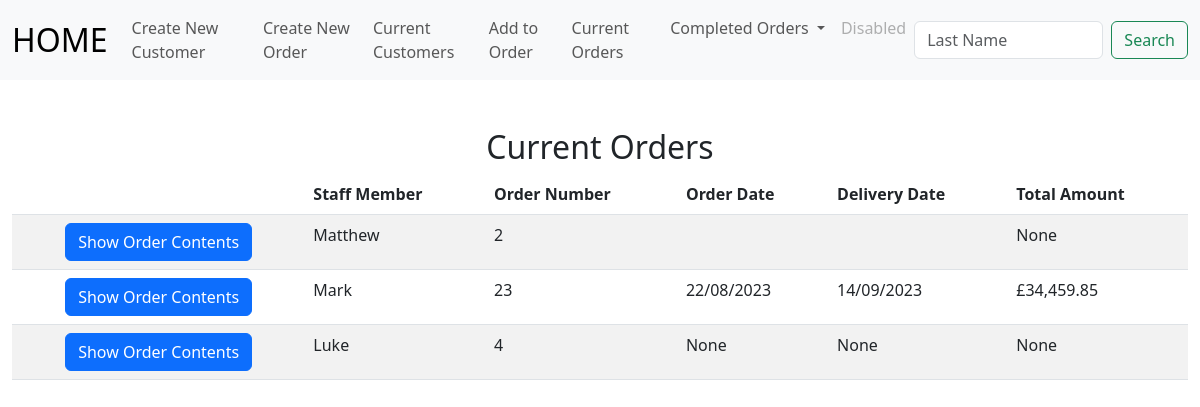
The app's page /open_orders, older data.
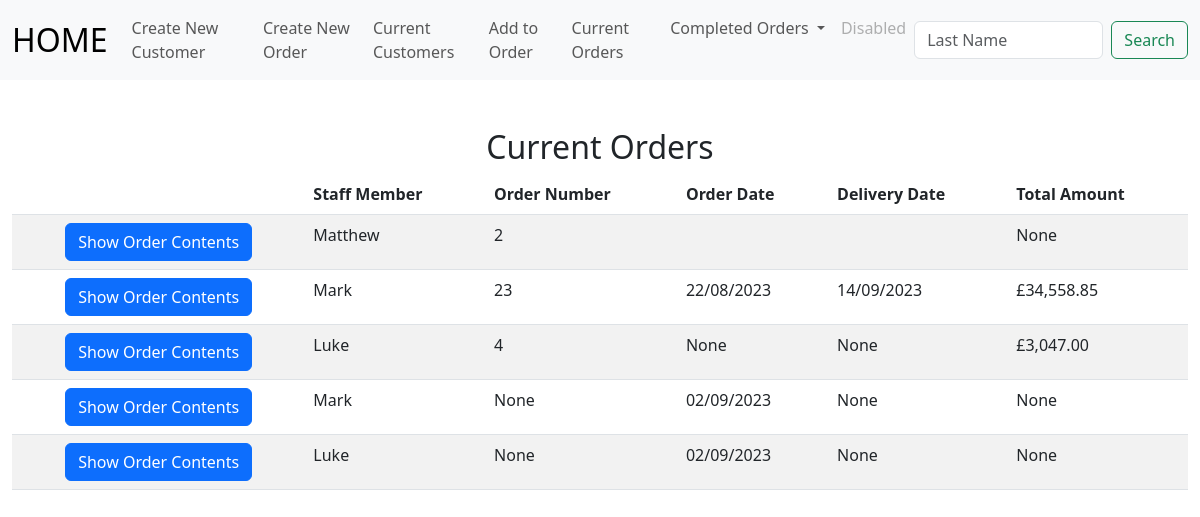
The same page, newer data.
### tables this page shows
CREATE TABLE orders(order_id INTEGER PRIMARY KEY AUTOINCREMENT NOT NULL,  cust_id INTEGER, order_no INTEGER, item_id INTEGER, staff_member TEXT, order_date DATETIME, completion TEXT, delivery_date DATETIME, colour_finish TEXT, extra_details TEXT, selling_price DECIMAL, del_col_take TEXT , quantity INTEGER, balance DECIMAL, deposit DECIMAL);

### app.py (the view)
@app.route("/open_orders", methods=["GET", "POST"])
def open_orders():
    if request.method == "POST":
        order_no = request.form.get("order_no")
        current = db.execute("SELECT * FROM orders WHERE order_no = (?);", order_no)
        for row in current:
            customer_id = row["cust_id"]
            staff_member = row["staff_member"]
            order_date = row["order_date"]
            item_id = row["item_id"]
        db.execute("INSERT INTO current_order(cust_id, staff_member, order_date, item_id, order_number) VALUES (?, ?, ?, ?, ?);", customer_id,  staff_member, order_date, item_id, order_no)
        return render_template("stock_list.html", order_no = order_no)
    else:
        ord_detail=db.execute("select * from orders;")
        return render_template("open_orders.html", ord_detail = ord_detail)

### app.py (called while the page is built)
@app.after_request
def after_request(response):
    response.headers["Cache-Control"] = "no-cache, no-store, must-revalidate"
    response.headers["Expires"] = 0
    response.headers["Pragma"] = "no-cache"
    return response

### templates/open_orders.html (shortened to what this page needs)
{% extends "layout.html" %}
{% block main %}
<div class="section">
    <h2>Current Orders</h2>
    <table class="table table-striped">
        <thead>
            <tr>
                <th></th>
                <th class="text-start">Staff Member</th>
                <th class="text-start">Order Number</th>
                <th class="text-start">Order Date</th>
                <th class="text-start">Delivery Date</th>
                <th class="text-start">Total Amount</th>
            </tr>
    </thead>
        <tbody>
            {% for row in ord_detail %}
            <tr>
                <form action="/show_content" method="POST">
                    <td><input type="hidden" name="order_no" VALUE="{{ row['order_no'] }}"><button class="btn btn-primary" type="submit">Show Order Contents</button></td>
                </form>
                <td class="text-start">{{ row["staff_member"] }}</td>
                <td class="text-start">{{ row["order_no"] }}</td>
                <td class="text-start">{{ row["order_date"] }}</td>
                <td class="text-start">{{ row["delivery_date"] }}</td>
                <td class="text-start">{{ row["balance"] }}</td>
            </tr>
            {% endfor %}
        </tbody>
    </table>
</div>
{% endblock %}

### templates/layout.html (shortened to what this page needs)
<!doctype html>
<html lang="en">
  <head>
    <link href="https://cdn.jsdelivr.net/npm/bootstrap@5.3.0/dist/css/bootstrap.min.css" rel="stylesheet">
    <link href="/static/styles.css" rel="stylesheet">
  </head>
  <body>
        <nav class="navbar navbar-expand-lg bg-body-tertiary">
        <div class="container-fluid">
          <a class="navbar-brand" href="/">HOME</a>
            <div class="collapse navbar-collapse" id="navbarSupportedContent">
                <ul class="navbar-nav me-auto mb-2 mb-lg-0">
                <li class="nav-item">
                    <li class="nav-item"><a class="nav-link" href="/new_customer">Create New Customer</a></li>
                    <li class="nav-item"><a class="nav-link" href="/customer_order">Create New Order</a></li>
                </li>
                <li class="nav-item">
                    <a class="nav-link" href="/list_of_customers">Current Customers</a>
                    <li class="nav-item"><a class="nav-link" href="/search">Add to Order</a></li>
                    <a class="nav-link" href="/open_orders">Current Orders</a>
                </li>
                <li class="nav-item dropdown">
                    <a class="nav-link dropdown-toggle" href="#" role="button" data-bs-toggle="dropdown" aria-expanded="false">
                    Completed Orders
                    </a>
                </li>
                <li class="nav-item">
                    <a class="nav-link disabled">Disabled</a>
                </li>
                </ul>
                <form class="d-flex" role="search">
                <input class="form-control me-2" type="search" placeholder="Last Name" aria-label="Search">
                <button class="btn btn-outline-success" type="submit">Search</button>
                </form>
            </div>
            </div>
        </nav>
      <main class="container-fluid py-5 text-center">
        {% block main %}{% endblock %}
      </main>
  </body>

### static/styles.css (style rules this page uses)
nav .navbar-brand { font-size: xx-large; }

Row changes from the older to the newer data that the page shows:
changed orders (number 2 of 5 on the later page): balance "£34,459.85" → "£34,558.85"
changed orders (number 3 of 5 on the later page): balance "None" → "£3,047.00"
added orders: staff_member "Mark", order_no "None", order_date "02/09/2023", delivery_date "None", balance "None"
added orders: staff_member "Luke", order_no "None", order_date "02/09/2023", delivery_date "None", balance "None"
